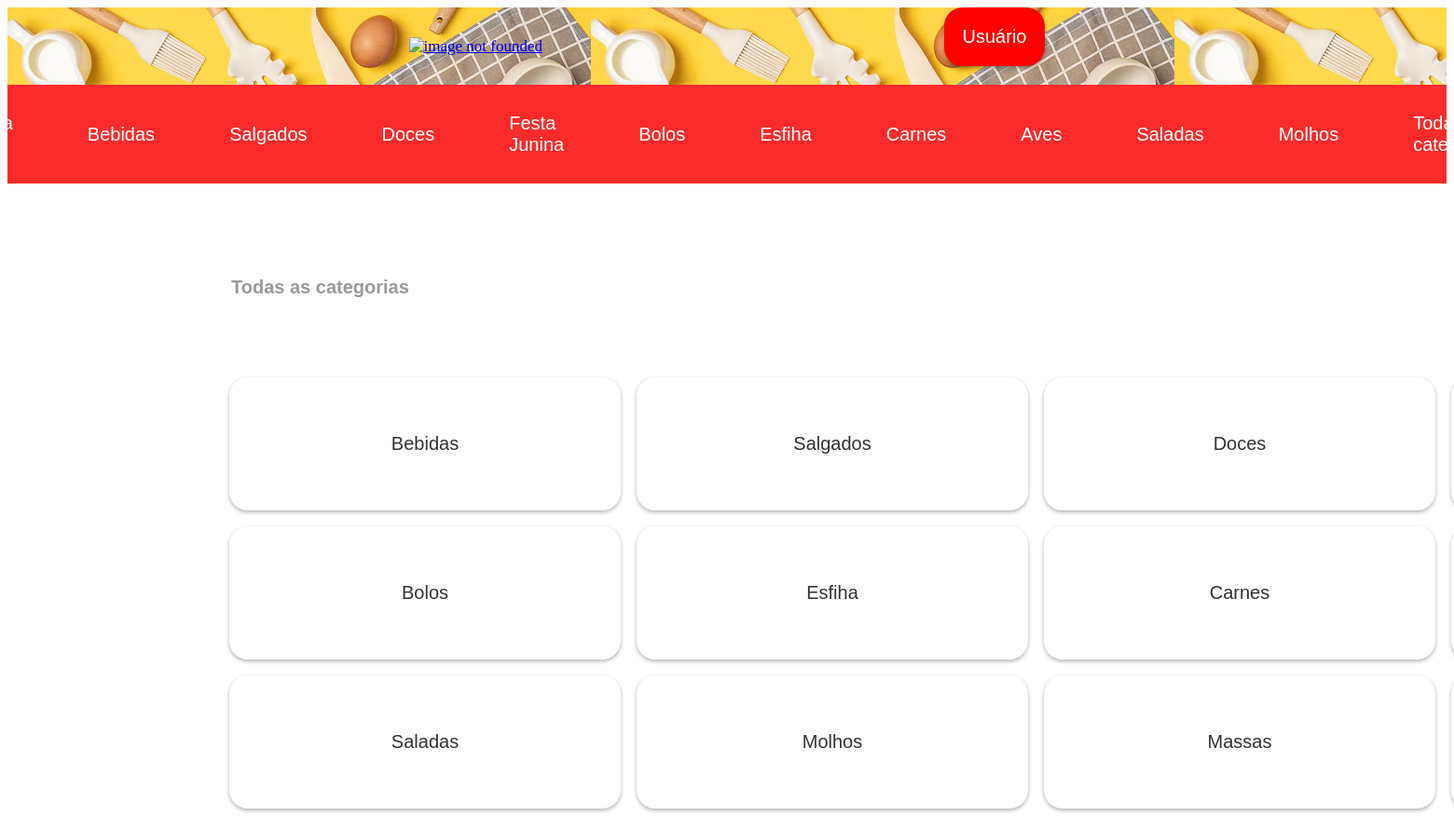
Screenshot of /todasAsReceitas.php with the database file from the repository.
### tables this page shows
CREATE TABLE `categorias` (
  `user_id` varchar(30) NOT NULL,
  `categoria` varchar(50) NOT NULL
);

### banco.php (called while the page is built, shortened)
<?php
    $banco = new mysqli("localhost:3306", "root", "", "receitas_php");
    function featchTodasAsCategorias(){
        global $banco;
        $query = "SELECT * FROM `categorias`";
        if($result = $banco->query($query)){
            $categorias = $result->fetch_all(MYSQLI_ASSOC);
            return $categorias;
       }
    }
?>

### functions.php (called while the page is built, shortened)
<?php
require_once "banco.php";
        function getAllCategorias(){
           $result = featchTodasAsCategorias();
           return $result;
        }
?>

### todasAsReceitas.php (the view, shortened to what this page needs)
<!DOCTYPE html>
<html lang="en">
<head>
    <link rel="stylesheet" href="style.css">
</head>
<body>
    <header>
        <?php
        require_once "header.php";
        ?>
    </header>
    <section>
        <h1 class="titutlo">Todas as categorias</h1>
        <div class="categories">
        <?php
           require_once "functions.php";
           $fetch = getAllCategorias();
           if ($fetch !== false) {
               foreach ($fetch as $featch) {
                   $categoria = urlencode($featch['categoria']);
                   $url = "receitasPorCategoria.php?categoria={$categoria}";
                   echo "<a href='{$url}' class='categoriaFeach'>" . htmlspecialchars($featch['categoria']) . "</a>";
               }
           }
        ?>
         </div>
    </section>
</body>
</html>

### header.php (shortened to what this page needs)
<header>
    <div>
        <div class="cabecalho">
            <div>
                <a href="index.php"><img class="logo"
                    src="https://encrypted-tbn0.gstatic.com/images?q=tbn:ANd9GcQE13zAlmPuC9YmevJRJ4VJV0tSE9cpjM4KOg&s"
                    alt="image not founded"></a>
            </div>
            <div>
                <?php
                        require_once "navigation.php"; require_once "head.php";?>
                <div>
                    <button class="interacaoUsuario" onclick="displayMenu()">
                        <?php echo isset($usuario) ? htmlspecialchars($usuario) : 'Usuário'; ?></button>
                </div>
            </div>
        </div>
        <div class="menuCategorias">
            <a href="index.php" class="categoria-link">Pagina inicial</a>
            <?php require_once "functions.php";
                                $count = 0;
                                $max_count  = 10;
                                    $fetch = getAllCategorias();
                                    if($fetch != false){
                                        foreach($fetch as $featch){
                                            if($count >= $max_count){
                                                break;
                                            }
                                            $categoria = urlencode($featch['categoria']);
                                            $url = "receitasPorCategoria.php?categoria={$categoria}";
                                                echo "<div class='categorias'>";
                                                echo "<a href='{$url}' class='categoria-link'>" . htmlspecialchars($featch['categoria']) . "</a>";
                                            $count++;
                                        }
                                    }
                                ?>
            <a href="todasAsReceitas.php" class="categoria-link">Todas as categorias</a>
        </div>
    </div>
</header>

### style.css (style rules this page uses)
body { font-size: 16px; }
@media screen and (min-width: 1201px) { body { font-size: 17px; } }

### header.php (style rules this page uses)
.cabecalho { background-image: url("img/fundo-cabecalho.png"); display: flex; align-items: center; justify-content: space-evenly; }
.logo { align-items: left; width: auto; height: auto; margin: 0; }
.interacaoUsuario { background-color: white; border: none; padding: 1em; box-shadow: 0 2px 4px 0 rgba(0, 0, 0, .3); font-size: 16px; transition: 300ms ease-in-out; margin-bottom: 1em; font-size: 20px; border-radius: 1em; background-color: red; color: white; }
.menuCategorias { display: flex; gap: 1em; align-items: center; background-color: rgb(56, 66, 210); padding: 0.5em 0; justify-content: center; font-size: 20px; background-color: rgb(252, 43, 43); width: 100%; }
.categorias { display: flex; align-items: center; gap: 2em; }
.categoria-link { text-decoration: none; color: white; font-family: Arial, Helvetica, sans-serif; padding: 1em; transition: 300ms ease-in-out; border-radius: 1em; }

### todasAsReceitas.php (style rules this page uses)
.categories { display: grid; grid-template-columns: repeat(4, 1fr); gap: 1em; align-items: center; margin-left: 14em; margin-top: 5em; }
.categoriaFeach { background-color: white; box-shadow: 0 2px 4px 0 rgba(0, 0, 0, .3); padding: 3em; width: 300px; text-align: center; font-size: 20px; text-decoration: none; font-family: Arial, Helvetica, sans-serif; color: #333333; border-radius: 1em; }
.titutlo { margin-top: 5em; font-family: Arial, Helvetica, sans-serif; margin-left: 12em; font-size: 20px; color:rgb(154, 154, 154); }

### rows the page displays
categorias: categoria "Bebidas"
categorias: categoria "Salgados"
categorias: categoria "Doces"
categorias: categoria "Festa Junina"
categorias: categoria "Bolos"
categorias: categoria "Esfiha"
categorias: categoria "Carnes"
categorias: categoria "Aves"
categorias: categoria "Saladas"
categorias: categoria "Molhos"
categorias: categoria "Massas"
